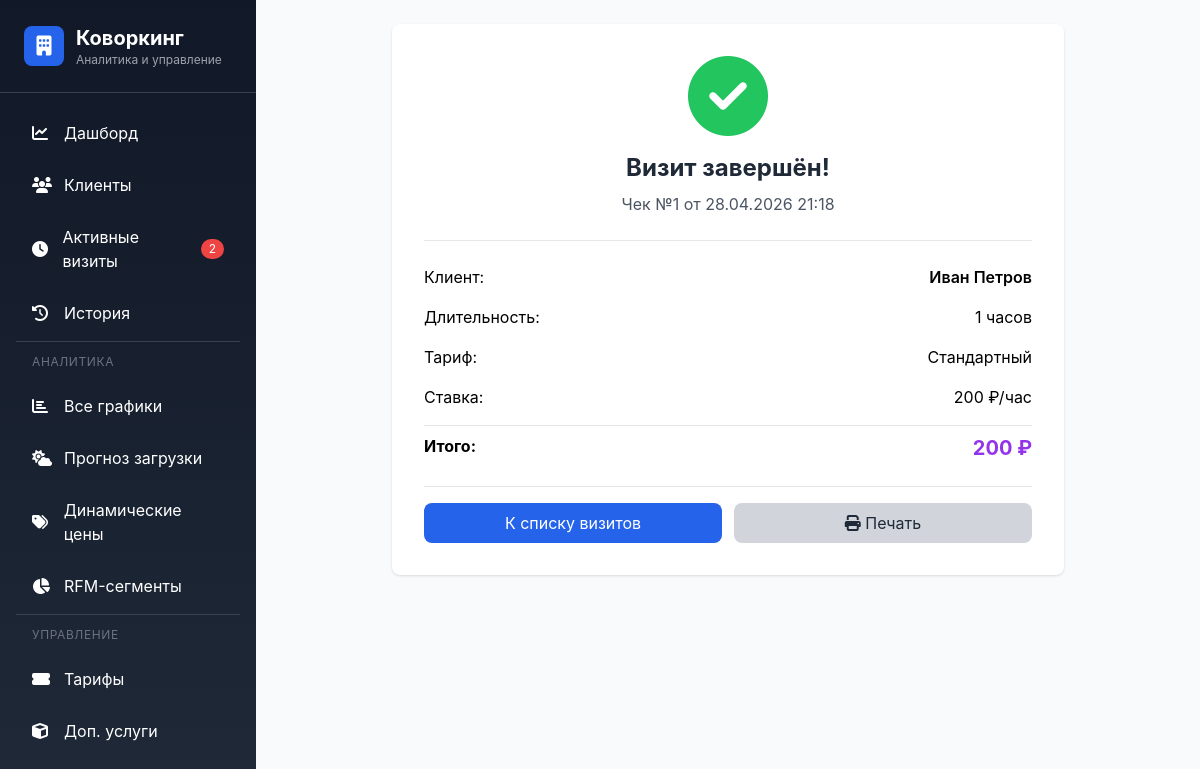
The page /visit-stop.php?id=1 on the database its author committed.
### tables this page shows
CREATE TABLE `visits` (
  `id` int(11) NOT NULL AUTO_INCREMENT,
  `client_id` int(11) NOT NULL,
  `tariff_id` int(11) DEFAULT NULL,
  `start_time` datetime NOT NULL,
  `end_time` datetime DEFAULT NULL,
  `duration_hours` decimal(10,2) DEFAULT 0.00,
  `hourly_rate_applied` decimal(10,2) DEFAULT NULL,
  `subtotal` decimal(10,2) DEFAULT 0.00,
  `extra_services_total` decimal(10,2) DEFAULT 0.00,
  `discount` decimal(10,2) DEFAULT 0.00,
  `total_amount` decimal(10,2) DEFAULT 0.00,
  `status` enum('active','completed','cancelled') DEFAULT 'active',
  `extra_services_json` longtext DEFAULT NULL CHECK (json_valid(`extra_services_json`)),
  `walk_in` tinyint(1) DEFAULT 1,
  `created_at` timestamp NOT NULL DEFAULT current_timestamp(),
  PRIMARY KEY (`id`),
  KEY `tariff_id` (`tariff_id`),
  KEY `idx_client` (`client_id`),
  KEY `idx_status_time` (`status`,`start_time`),
  KEY `idx_start_time` (`start_time`),
  KEY `idx_date` (`start_time`),
  CONSTRAINT `visits_ibfk_1` FOREIGN KEY (`client_id`) REFERENCES `clients` (`id`) ON DELETE CASCADE,
  CONSTRAINT `visits_ibfk_2` FOREIGN KEY (`tariff_id`) REFERENCES `tariffs` (`id`)
);

CREATE TABLE `clients` (
  `id` int(11) NOT NULL AUTO_INCREMENT,
  `full_name` varchar(255) NOT NULL,
  `phone` varchar(20) NOT NULL,
  `email` varchar(255) DEFAULT NULL,
  `birthday` date DEFAULT NULL,
  `registration_date` datetime DEFAULT current_timestamp(),
  `total_visits` int(11) DEFAULT 0,
  `total_hours` decimal(10,2) DEFAULT 0.00,
  `total_spent` decimal(10,2) DEFAULT 0.00,
  `last_visit_date` datetime DEFAULT NULL,
  `r_score` tinyint(4) DEFAULT 1,
  `f_score` tinyint(4) DEFAULT 1,
  `m_score` tinyint(4) DEFAULT 1,
  `rfm_segment` varchar(50) DEFAULT NULL,
  `is_active` tinyint(1) DEFAULT 1,
  `notes` text DEFAULT NULL,
  `created_at` timestamp NOT NULL DEFAULT current_timestamp(),
  `updated_at` timestamp NOT NULL DEFAULT current_timestamp() ON UPDATE current_timestamp(),
  PRIMARY KEY (`id`),
  UNIQUE KEY `phone` (`phone`),
  KEY `idx_phone` (`phone`),
  KEY `idx_rfm` (`r_score`,`f_score`,`m_score`),
  KEY `idx_last_visit` (`last_visit_date`)
);

### visit-stop.php (the view, shortened to what this page needs)
<?php
$visit_id = (int)$_GET['id'];
$db = getDB();
$stmt = $db->prepare("
    SELECT
        v.*,
        c.full_name as client_name,
        c.phone as client_phone,
        t.name as tariff_name
    FROM visits v
    JOIN clients c ON c.id = v.client_id
    LEFT JOIN tariffs t ON t.id = v.tariff_id
    WHERE v.id = ?
");
$stmt->execute([$visit_id]);
$visit = $stmt->fetch();
include 'header.php';
include 'left-menu.php';
?>
<div class="flex-1 p-6 bg-gray-50">
    <div class="max-w-2xl mx-auto">
        <div class="bg-white rounded-lg shadow p-8 text-center">
            <div class="text-green-500 mb-4">
                <i class="fas fa-check-circle fa-5x"></i>
            </div>
            <h1 class="text-2xl font-bold text-gray-800 mb-2">Визит завершён!</h1>
            <p class="text-gray-600 mb-6">Чек №<?= $visit_id ?> от <?= date('d.m.Y H:i', strtotime($visit['end_time'])) ?></p>
            <div class="border-t border-b py-4 mb-4 text-left">
                <div class="flex justify-between py-2">
                    <span>Клиент:</span>
                    <span class="font-semibold"><?= htmlspecialchars($visit['client_name']) ?></span>
                </div>
                <div class="flex justify-between py-2">
                    <span>Длительность:</span>
                    <span><?= round($visit['duration_hours'], 1) ?> часов</span>
                </div>
                <div class="flex justify-between py-2">
                    <span>Тариф:</span>
                    <span><?= htmlspecialchars($visit['tariff_name'] ?? 'Стандартный') ?></span>
                </div>
                <div class="flex justify-between py-2">
                    <span>Ставка:</span>
                    <span><?= number_format($visit['hourly_rate_applied'], 0) ?> ₽/час</span>
                </div>
                <div class="flex justify-between py-2 border-t mt-2 pt-2">
                    <span class="font-bold">Итого:</span>
                    <span class="font-bold text-xl text-purple-600"><?= number_format($visit['total_amount'], 0) ?> ₽</span>
                </div>
            </div>
            <div class="flex space-x-3">
                <a href="visits.php" class="flex-1 bg-blue-600 hover:bg-blue-700 text-white py-2 rounded-lg">
                    К списку визитов
                </a>
                <button onclick="window.print()" class="flex-1 bg-gray-300 hover:bg-gray-400 text-gray-800 py-2 rounded-lg">
                    <i class="fas fa-print"></i> Печать
                </button>
            </div>
        </div>
    </div>
</div>
<?php include 'footer.php'; ?>

### header.php (style rules this page uses)
* { margin: 0; padding: 0; box-sizing: border-box; }
body { font-family: -apple-system, BlinkMacSystemFont, 'Segoe UI', Roboto, 'Helvetica Neue', Arial, sans-serif; }

### rows shown on the page
visits: end_time "28.04.2026 21:18", client.full_name "Иван Петров", duration_hours "1", hourly_rate_applied "200", total_amount "200"

### other values the page prints
$active_count "2"
$visit_id "1"
$visit['tariff_name'] "Стандартный"
